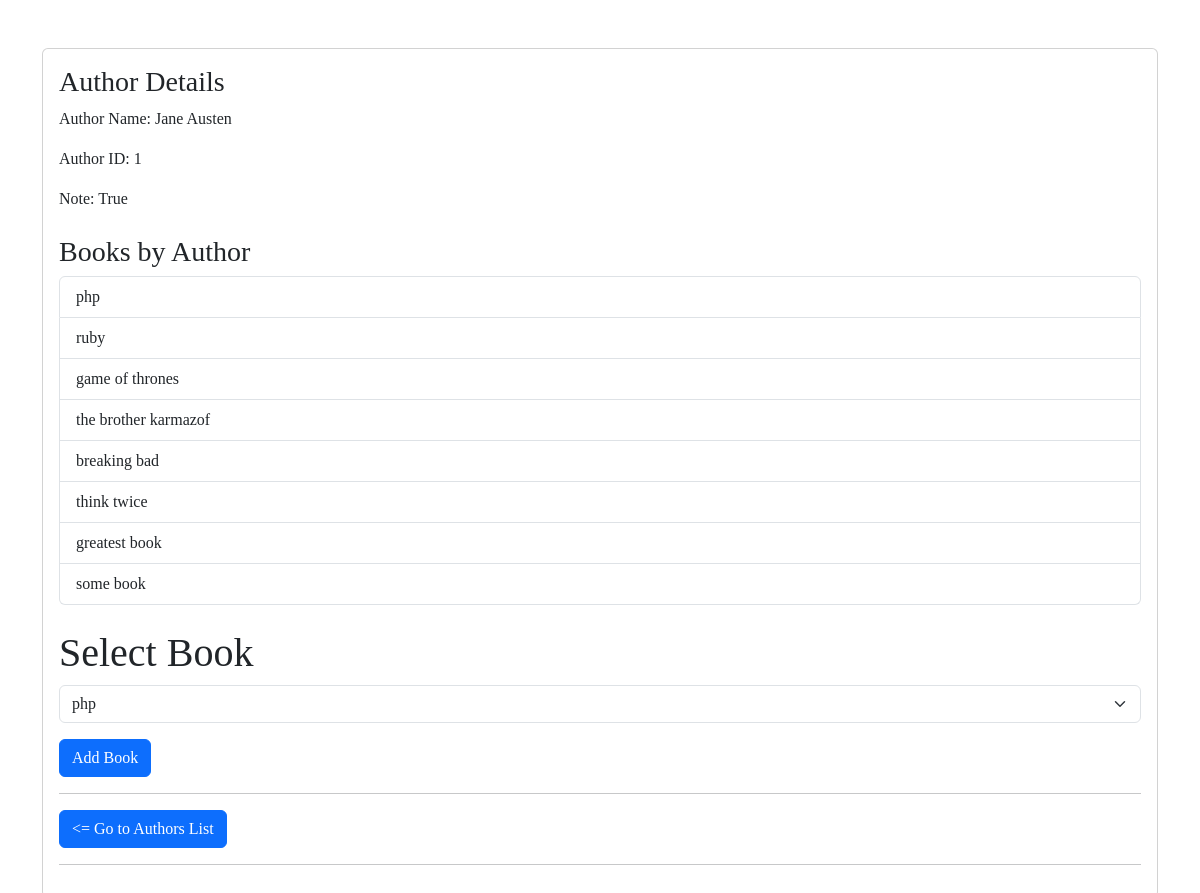
Screenshot of /authors/1 with the database file from the repository.
### myapp/models.py (models this page shows)
class Author(models.Model):
    first_name = models.CharField(max_length=45)
    last_name = models.CharField(max_length=45)
    books = models.ManyToManyField(Book, related_name="authors")
    notes = models.CharField(max_length=255, default=True)
    created_at = models.DateField(auto_now_add=True)
    updated_at = models.DateField(auto_now=True)

class Book(models.Model):
    title = models.CharField(max_length=255)
    desc = models.TextField()
    created_at = models.DateField(auto_now_add=True)
    updated_at = models.DateField(auto_now=True)

### myapp/views.py (the view)
# urls.py: path('authors/<int:id>', views.authors, name='authorinfo'),
def authors(request,id):
    context = {
        'author_info':  models.get_authorid(id),
        'books': models.all_books()
    }
    return render(request,'authorinfo.html',context)

### myapp/models.py (called while the page is built)
def get_authorid(id):
    v = Author.objects.get(id=id)
    return v

def all_books():
    return Book.objects.all()

### myapp/templates/authorinfo.html (shortened to what this page needs)
<!DOCTYPE html>
<html lang="en">
<head>
    <link href="https://cdn.jsdelivr.net/npm/bootstrap@5.3.3/dist/css/bootstrap.min.css" rel="stylesheet">
</head>
<body>
    <div class="container mt-5">
        <div class="card mt-3">
            <div class="card-body">
                <h3 class="card-title">Author Details</h3>
                <p class="card-text">Author Name: {{ author_info.first_name }} {{ author_info.last_name }}</p>
                <p class="card-text">Author ID: {{ author_info.id }}</p>
                <p class="card-text">Note: {{ author_info.notes }}</p>
                <h3 class="mt-4">Books by Author</h3>
                <ul class="list-group">
                    {% for book in author_info.books.all %}
                        <li class="list-group-item">{{ book.title }}</li>
                    {% endfor %}
                </ul>
                <form method="post" action="{% url 'add_book_to_author' author_info.id %}" class="mt-4">
                    <div class="mb-3">
                        <h1 class="form-label">Select Book</h1>
                        <select name="book_id" id="authorSelect" class="form-select">
                            {% for book in books %}
                                <option value="{{ book.id }}">{{ book.title }}</option>
                            {% endfor %}
                        </select>
                    </div>
                    <button type="submit" class="btn btn-primary">Add Book</button> <hr>
                </form>
                <a href="{% url 'add_author' %}" class="btn btn-primary"><= Go to Authors List </a><hr>
            </div>
        </div>
    </div>
</body>
</html>

### myapp/templates/authorinfo.html (style rules this page uses)
body { font-family: cursive; }

### rows the page displays
Author: first_name "Jane", last_name "Austen", id "1", notes "True"
Book: title "php"
Book: title "ruby"
Book: title "game of thrones"
Book: title "the brother karmazof"
Book: title "breaking bad"
Book: title "think twice"
Book: title "greatest book"
Book: title "some book"

### other values shown
form field book_id "php"
